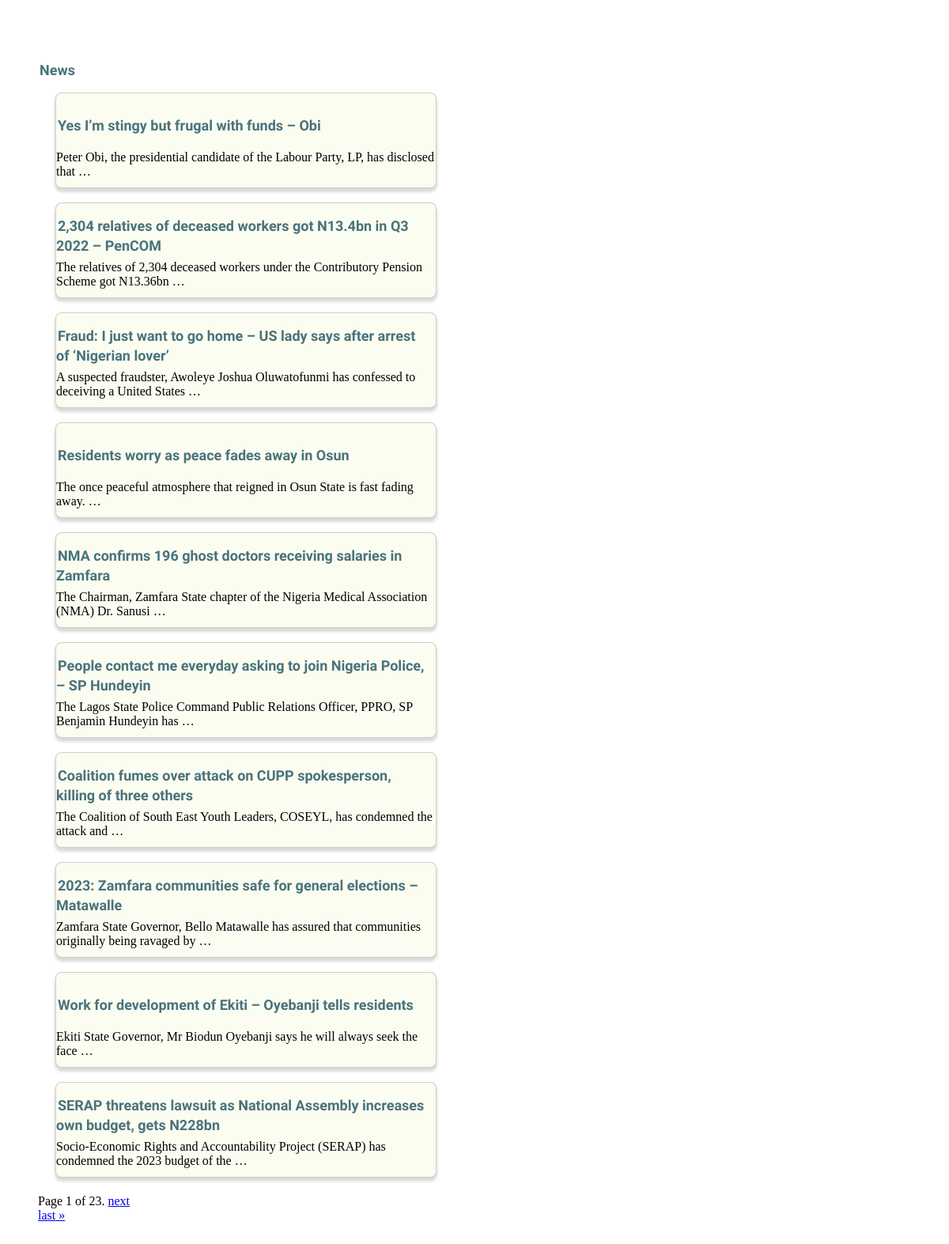
The page / on the database its author committed.
### news/models.py (models this page shows, shortened)
class Headline(models.Model):
    title = models.CharField(max_length=200)
    contentt = RichTextField(blank=True, null=True)
    slug = models.SlugField(unique=True)

### news/views.py (the view)
# urls.py: 2. Add a URL to urlpatterns:  path('', views.home, name='home')
def home(request):
    headlines_list = Headline.objects.all().order_by('-id')
    paginator = Paginator(headlines_list, 10)
    page = request.GET.get('page')
    try:
        headlines = paginator.page(page)
    except PageNotAnInteger:
        headlines = paginator.page(1)
    except EmptyPage:
        headlines = paginator.page(paginator.num_pages)
    context = {
        'object_list': headlines,
    }
    return render(request, "home.html", context)

### templates/home.html (shortened to what this page needs)
{% load el_pagination_tags %}
<!DOCTYPE html>
<html>
<head>
     <link rel="stylesheet" href="https://use.fontawesome.com/releases/v5.8.2/css/all.css"
>
</head>
<body>
 <h1>News</h1>
    {% for object in object_list %}
    <div class="animated animatedFadeInUp fadeInUp">
        <div class="cardd">
            <h1><a class="werr" href="{% url 'details' object.slug %}">{{ object.title }}</a></h1>
            <br>
            <br>
            <br>
            <br>
            {{ object.contentt|safe|truncatewords:"13" }}
        </div>
    </div>
        <br>
  {% endfor %}
 <br>  <br>   <br>  <br>
<div class="pontainer ">
    <span class="step-links">
        <span class="current">
            Page {{ object_list.number }} of {{ object_list.paginator.num_pages }}.
        </span>
        {% if object_list.has_next %}
            <a href="?page={{ object_list.next_page_number }}">next</a>
            <br>
            <a href="?page={{ object_list.paginator.num_pages }}">last &raquo;</a>
        {% endif %}
    </span>
</div>
</body>
</html>

### templates/home.html (style rules this page uses)
a.werr { position: absolute; width: 467px; height: 57px; font-family: Heebo; font-style: normal; font-weight: bold; font-size: 18px; line-height: 25px; display: flex; align-items: center; text-indent: 2px; color: #49727B; text-decoration: none; }
h1 { position: absolute; width: 467px; height: 57px; font-family: Heebo; font-style: normal; font-weight: bold; font-size: 18px; line-height: 25px; display: flex; align-items: center; text-indent: 2px; color: #49727B; text-decoration: none; }
.cardd { position: relative; width: 482px; height: 121px; left: 22px; top: 69px; animation: 10s slide-up; margin-top: 0%; background: #FBFDF1; border: 1px solid rgba(99, 94, 94, 0.29); box-shadow: 0px 4px 4px rgba(255, 249, 249, 0.4), 0px 4px 4px rgba(0, 0, 0, 0.25); border-radius: 8px; }
body { padding: 40px; }
.animated { animation-duration: 1s; animation-fill-mode: both; -webkit-animation-duration: 1s; -webkit-animation-fill-mode: both; }
.animatedFadeInUp { opacity: 0; }
.fadeInUp { opacity: 0; animation-name: fadeInUp; -webkit-animation-name: fadeInUp; }
*, *::after, *::before { box-sizing: border-box; }

### rows shown on the page
Headline: title "Yes I’m stingy but frugal with funds – Obi", contentt "Peter Obi, the presidential candidate of the Labour Party, LP, has disclosed that …"
Headline: title "2,304 relatives of deceased workers got N13.4bn in Q3 2022 – PenCOM", contentt "The relatives of 2,304 deceased workers under the Contributory Pension Scheme got N13.36bn …"
Headline: title "Fraud: I just want to go home – US lady says after arrest of ‘Nigerian lover’", contentt "A suspected fraudster, Awoleye Joshua Oluwatofunmi has confessed to deceiving a United States …"
Headline: title "Residents worry as peace fades away in Osun", contentt "The once peaceful atmosphere that reigned in Osun State is fast fading away. …"
Headline: title "NMA confirms 196 ghost doctors receiving salaries in Zamfara", contentt "The Chairman, Zamfara State chapter of the Nigeria Medical Association (NMA) Dr. Sanusi …"
Headline: title "People contact me everyday asking to join Nigeria Police, – SP Hundeyin", contentt "The Lagos State Police Command Public Relations Officer, PPRO, SP Benjamin Hundeyin has …"
Headline: title "Coalition fumes over attack on CUPP spokesperson, killing of three others", contentt "The Coalition of South East Youth Leaders, COSEYL, has condemned the attack and …"
Headline: title "2023: Zamfara communities safe for general elections – Matawalle", contentt "Zamfara State Governor, Bello Matawalle has assured that communities originally being ravaged by …"
Headline: title "Work for development of Ekiti – Oyebanji tells residents", contentt "Ekiti State Governor, Mr Biodun Oyebanji says he will always seek the face …"
Headline: title "SERAP threatens lawsuit as National Assembly increases own budget, gets N228bn", contentt "Socio-Economic Rights and Accountability Project (SERAP) has condemned the 2023 budget of the …"

### other values the page prints
{{ object_list.number }} "1"
{{ object_list.paginator.num_pages }} "23"
